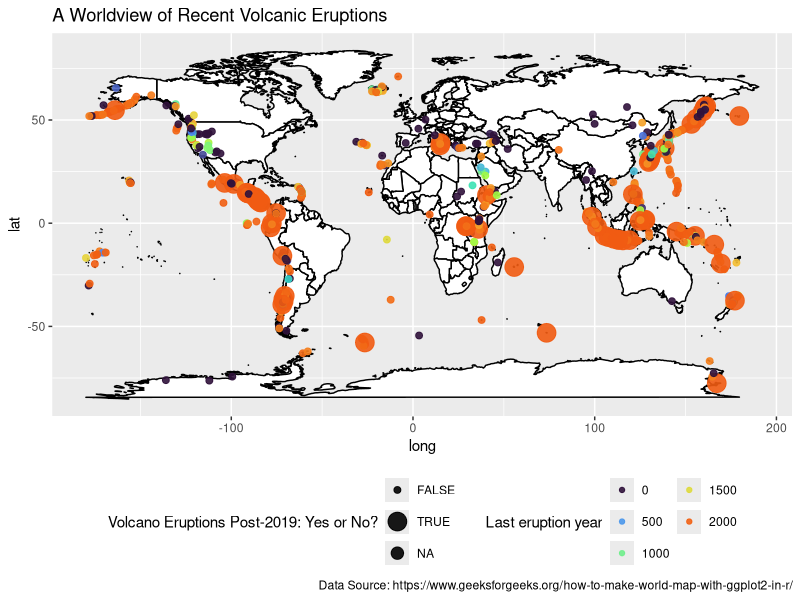

R code for this plot:
## ---- chunk 1
knitr::opts_chunk$set(echo = TRUE)
library(here)
## ---- chunk 2
library(tidyverse) 
  
# create data for world coordinates using map_data() function 
world_coordinates <- map_data("world") 
  
# read volcano_eruption data from volcano.csv 
volcano_eruption <- readr::read_csv(here("Day1-Points", "volcano.csv") )

volcano_eruption_new<- volcano_eruption |>
  mutate(last_eruption_year_new = as.numeric(ifelse(last_eruption_year<=0, 0, last_eruption_year))) 

p <- ggplot() + 
  geom_map( 
    data = world_coordinates, map = world_coordinates, 
    aes(long, lat, map_id = region), 
    color = "black", fill= "white"
  )+ 
geom_point( 
    data = volcano_eruption_new, 
    aes(longitude, latitude, color = last_eruption_year_new,
        size = last_eruption_year_new>=2019), 
    alpha = 0.9 
  ) + 
theme(legend.position="bottom") +
  scale_color_viridis_c( end = 0.8, option = "H") +
  guides(color=guide_legend(title="Last eruption year",  nrow = 3),
         size = guide_legend("Volcano Eruptions Post-2019: Yes or No?", nrow = 3))+
  labs(title = "A Worldview of Recent Volcanic Eruptions",
       caption  = "Data Source: https://www.geeksforgeeks.org/how-to-make-world-map-with-ggplot2-in-r/")
p

